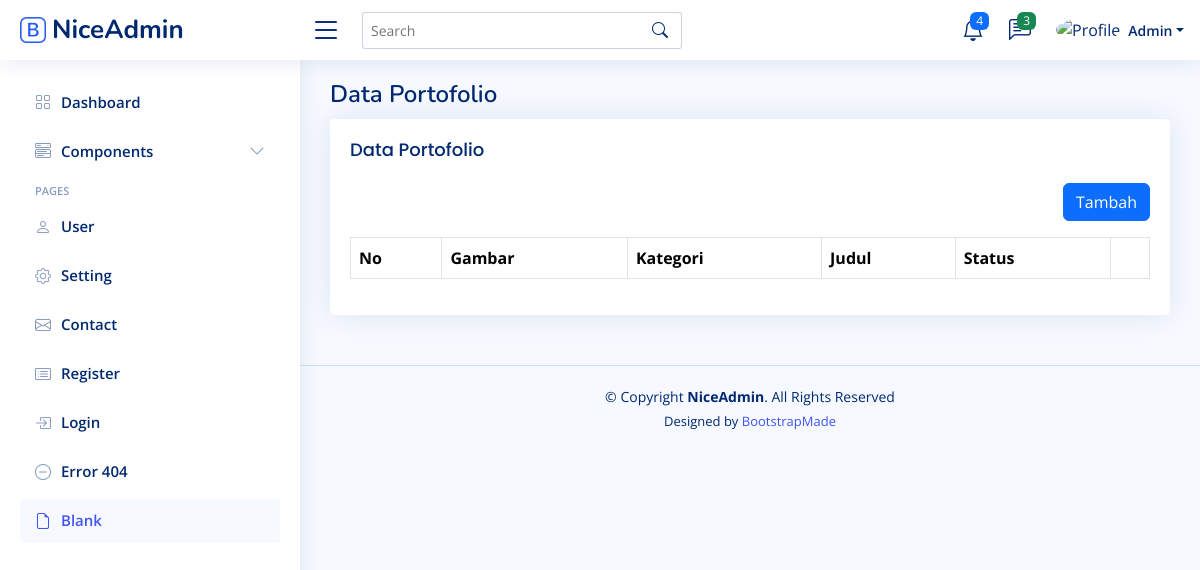
/admin/home.php?page=portofolio (signed in), run on an earlier commit of the app's database.
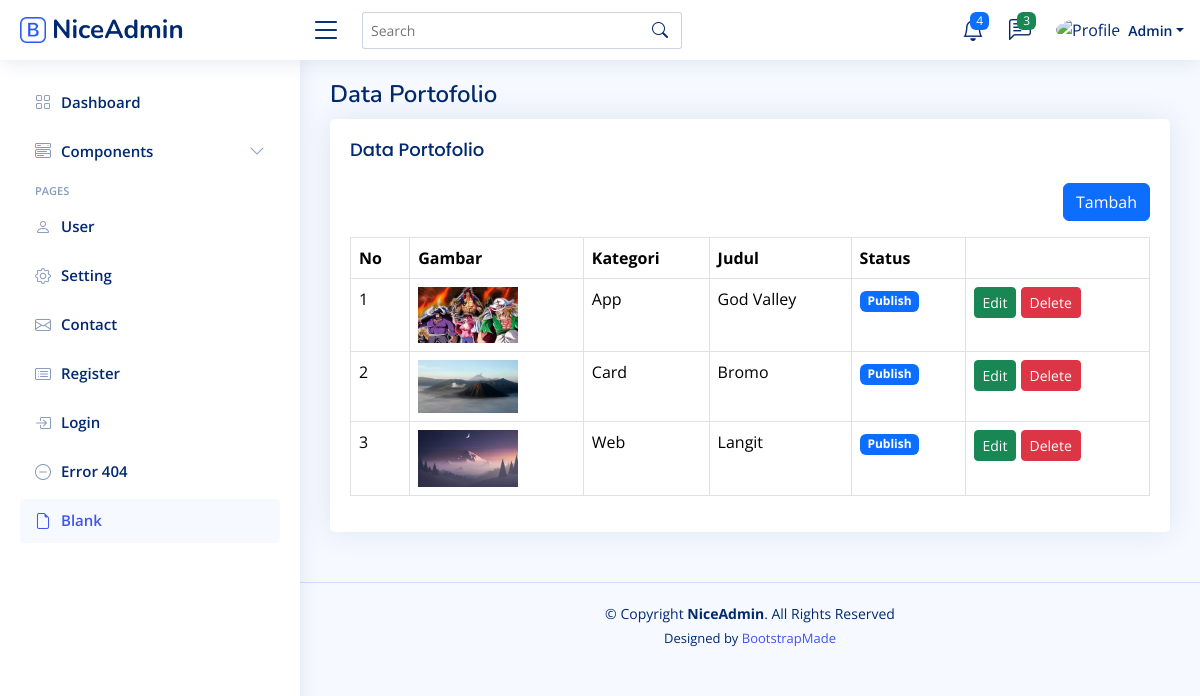
And on a later commit of the database.
### tables this page shows
CREATE TABLE `portofolios` (
  `id` int(11) NOT NULL,
  `id_category` int(11) NOT NULL,
  `title` varchar(50) NOT NULL,
  `content` text NOT NULL,
  `client_name` varchar(50) NOT NULL,
  `project_date` date NOT NULL,
  `project_url` varchar(50) NOT NULL,
  `image` varchar(100) NOT NULL,
  `is_active` tinyint(1) NOT NULL DEFAULT 1,
  `created_at` timestamp NOT NULL DEFAULT current_timestamp(),
  `updated_at` timestamp NULL DEFAULT NULL ON UPDATE current_timestamp()
);

CREATE TABLE `categories` (
  `id` int(11) NOT NULL,
  `name` varchar(50) NOT NULL,
  `type` varchar(35) NOT NULL,
  `created_at` timestamp NOT NULL DEFAULT current_timestamp() ON UPDATE current_timestamp(),
  `updated_at` timestamp NULL DEFAULT NULL ON UPDATE current_timestamp()
);

### admin/content/portofolio.php (the view, shortened to what this page needs)
<?php
$query = mysqli_query($koneksi, "SELECT portofolios.*, categories.name AS category_name FROM portofolios JOIN categories ON categories.id = portofolios.id_category
    ORDER BY portofolios.id DESC");
$rows = mysqli_fetch_all($query, MYSQLI_ASSOC);
function changeIsActive($isActive)
{
  switch ($isActive) {
    case '1':
      $title = "<span class='badge bg-primary'>Publish</span>";
      break;
  }
  return $title;
}
?>
<div class="pagetitle">
  <h1>Data Portofolio</h1>
</div>
<section class="section">
  <div class="row">
    <div class="col-lg-12">
      <div class="card">
        <div class="card-body">
          <h5 class="card-title">Data Portofolio</h5>
          <div class="mb-3" align="right">
            <a href="?page=tambah-portofolio" class="btn btn-primary">Tambah</a>
          </div>
          <table class="table table-bordered">
            <thead>
              <tr>
                <th>No</th>
                <th>Gambar</th>
                <th>Kategori</th>
                <th>Judul</th>
                <th>Status</th>
                <th></th>
              </tr>
            </thead>
            <tbody>
              <?php foreach ($rows as $key => $row): ?>
              <tr>
                <td><?php echo $key += 1 ?></td>
                <td><img width="100" src="uploads/<?php echo $row['image'] ?>" alt=""></td>
                <td><?php echo $row['category_name'] ?></td>
                <td><?php echo $row['title'] ?></td>
                <td><?php echo changeIsActive($row['is_active']) ?></td>
                <td>
                  <a href="?page=tambah-portofolio&edit=<?php echo $row['id'] ?>"
                    class="btn btn-sm btn-success">Edit</a>
                  <a onclick="return confirm('Apakah anda yakin akan menghapus data ini??')"
                    href="?page=tambah-portofolio&delete=<?php echo $row['id'] ?>"
                    class="btn btn-sm btn-danger">Delete</a>
                </td>
              </tr>
              <?php endforeach ?>
            </tbody>
          </table>
        </div>
      </div>
    </div>
  </div>
</section>

What changed in the data, as far as the page shows it:
added portofolios: key "1", image (picture), id_category.name "App", title "God Valley", is_active "Publish"
added portofolios: key "2", image (picture), id_category.name "Card", title "Bromo", is_active "Publish"
added portofolios: key "3", image (picture), id_category.name "Web", title "Langit", is_active "Publish"
